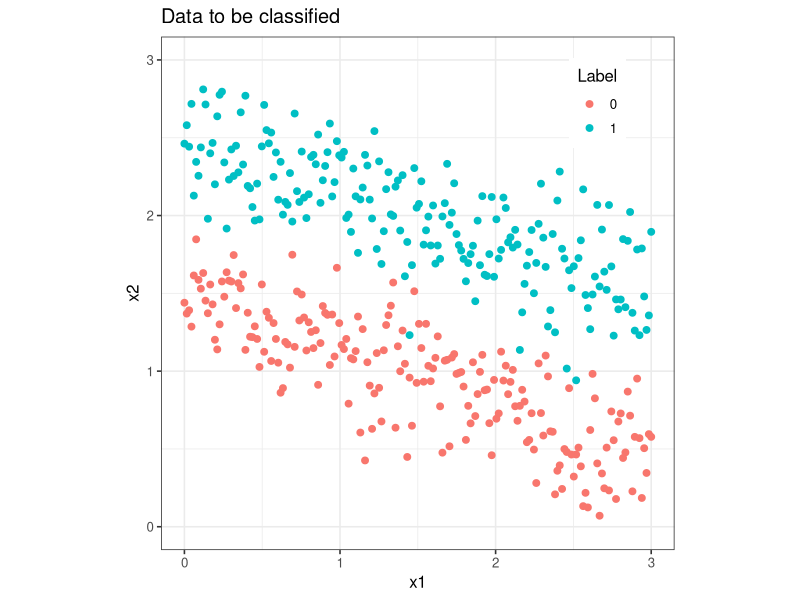
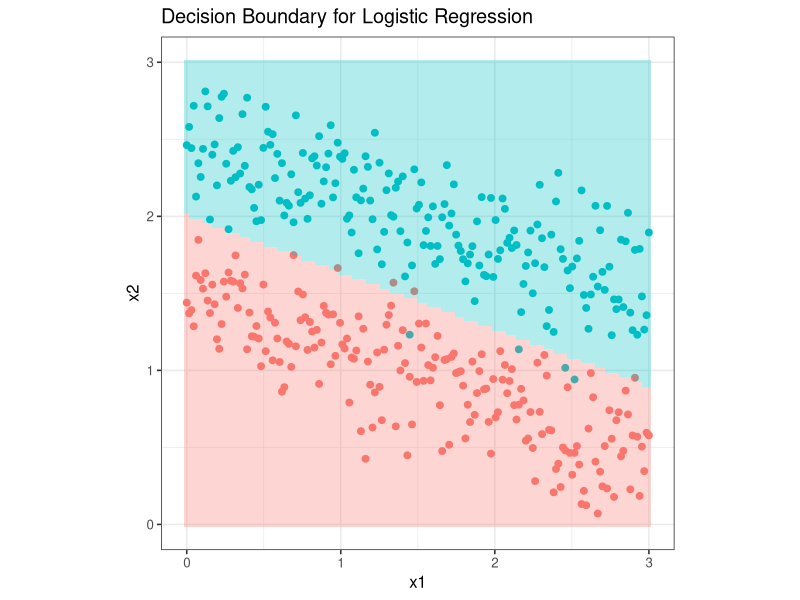

Write the R code that produced these figures, in order.
## ---- chunk 1
knitr::opts_chunk$set(echo = TRUE)

# Clear any existing variables
rm(list = ls())

# Set seed for reproducibility
set.seed(123)

library(ggplot2) # plot
library(dplyr) # mutate function

## ---- chunk 2
# sigmoid function
sigmoid <- function(z){
  return (1/(1+exp(-z)))
          }

# cost function
cost <- function(theta, X, y){
  n <- length(y) # number of training examples
  h <- sigmoid(X %*% theta)
  J <- (t(-y)%*%log(h)-t(1-y)%*%log(1-h))/n
  return(J)
}

# gradient function
grad <- function(theta, X, y){
  n <- length(y) # number of training examples
  
  h <- sigmoid(X%*%theta)
  grad <- (t(X)%*%(h - y))/n
  return(grad)
}
## ---- chunk 3
logisticReg <- function(X, y){
  #remove NA rows
  X <- na.omit(X)
  y <- na.omit(y)
  #add bias term and convert to matrix
  X <- mutate(X, bias =1)
  #move the bias column to col1
  X <- as.matrix(X[, c(ncol(X), 1:(ncol(X)-1))])
  y <- as.matrix(y)
  #initialize theta
  theta <- matrix(rep(0, ncol(X)), nrow = ncol(X))
  #use the optim function to perform gradient descent
  costOpti <- optim(theta, fn = cost, gr = grad, X = X, y = y)
  #return coefficients
  return(costOpti$par)
}
## ---- chunk 4
# probability of getting 1
logisticProb <- function(theta, X){
  X <- na.omit(X)
  #add bias term and convert to matrix
  X <- mutate(X, bias =1)
  X <- as.matrix(X[,c(ncol(X), 1:(ncol(X)-1))])
  return(sigmoid(X%*%theta))
}

# y prediction
logisticPred <- function(prob){
  return(round(prob, 0))
}
## ---- chunk 5
N <- 200 # number of points per class
D <- 2 # dimensionality, we use 2D data for easy visulization
K <- 2 # number of classes, binary for logistic regression
X <- data.frame() # data matrix (each row = single example, can view as xy coordinates)
y <- data.frame() # class labels

set.seed(56)

for (j in (1:K)){
  # t, m are parameters of parametric equations x1, x2
  t <- seq(0,1,length.out = N) 
  # add randomness 
  m <- rnorm(N, j+0.5, 0.25) 
  Xtemp <- data.frame(x1 = 3*t , x2 = m - t) 
  ytemp <- data.frame(matrix(j-1, N, 1))
  X <- rbind(X, Xtemp)
  y <- rbind(y, ytemp)
}

# combine the data
data <- cbind(X,y)
colnames(data) <- c(colnames(X), 'label')

# visualize the data:
ggplot(data) + geom_point(aes(x=x1, y=x2, color = as.character(label)), size = 2) + 
  scale_colour_discrete(name  ="Label") + 
  ylim(0, 3) + coord_fixed(ratio = 1) +
  ggtitle('Data to be classified') +
  theme_bw(base_size = 12) +
  theme(legend.position=c(0.85, 0.87))
## ---- chunk 6
# training
theta <- logisticReg(X, y)

# generate a grid for decision boundary, this is the test set
grid <- expand.grid(seq(0, 3, length.out = 100), seq(0, 3, length.out = 100))
# predict the probability
probZ <- logisticProb(theta, grid)
# predict the label
Z <- logisticPred(probZ)
gridPred = cbind(grid, Z)


# decision boundary visualization
ggplot() +   geom_point(data = data, aes(x=x1, y=x2, color = as.character(label)), size = 2, show.legend = F) + 
  geom_tile(data = gridPred, aes(x = grid[, 1],y = grid[, 2], fill=as.character(Z)), alpha = 0.3, show.legend = F)+ 
  ggtitle('Decision Boundary for Logistic Regression') +
  coord_fixed(ratio = 1) +
  theme_bw(base_size = 12) 
